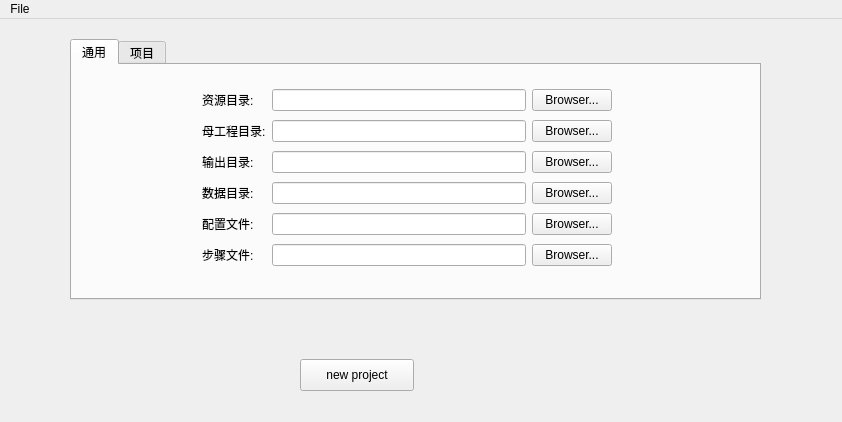
<?xml version="1.0" encoding="UTF-8"?>
<ui version="4.0">
 <class>MainWindow</class>
 <widget class="QMainWindow" name="MainWindow">
  <property name="geometry">
   <rect>
    <x>0</x>
    <y>0</y>
    <width>842</width>
    <height>422</height>
   </rect>
  </property>
  <property name="windowTitle">
   <string>Repack</string>
  </property>
  <widget class="QWidget" name="centralWidget">
   <widget class="QTabWidget" name="tabWidget">
    <property name="geometry">
     <rect>
      <x>70</x>
      <y>20</y>
      <width>691</width>
      <height>261</height>
     </rect>
    </property>
    <property name="currentIndex">
     <number>0</number>
    </property>
    <widget class="QWidget" name="normalTab">
     <attribute name="title">
      <string>通用</string>
     </attribute>
     <widget class="QWidget" name="gridLayoutWidget">
      <property name="geometry">
       <rect>
        <x>130</x>
        <y>10</y>
        <width>421</width>
        <height>208</height>
       </rect>
      </property>
      <layout class="QGridLayout" name="normalContent">
       <property name="sizeConstraint">
        <enum>QLayout::SetDefaultConstraint</enum>
       </property>
       <property name="leftMargin">
        <number>0</number>
       </property>
       <item row="4" column="2">
        <widget class="QLineEdit" name="configFileEdit"/>
       </item>
       <item row="5" column="1">
        <widget class="QLabel" name="stepFileLabel">
         <property name="text">
          <string>步骤文件:</string>
         </property>
        </widget>
       </item>
       <item row="3" column="2">
        <widget class="QLineEdit" name="dataDirectoryEdit"/>
       </item>
       <item row="3" column="3">
        <widget class="QPushButton" name="ddBrowseButton">
         <property name="text">
          <string>Browser...</string>
         </property>
        </widget>
       </item>
       <item row="2" column="3">
        <widget class="QPushButton" name="odBrowseButton">
         <property name="text">
          <string>Browser...</string>
         </property>
        </widget>
       </item>
       <item row="1" column="3">
        <widget class="QPushButton" name="pdBrowseButton">
         <property name="text">
          <string>Browser...</string>
         </property>
        </widget>
       </item>
       <item row="2" column="1">
        <widget class="QLabel" name="outputDirectoryLabel">
         <property name="text">
          <string>输出目录:</string>
         </property>
        </widget>
       </item>
       <item row="1" column="1">
        <widget class="QLabel" name="projectDirectoryLabel">
         <property name="text">
          <string>母工程目录:</string>
         </property>
        </widget>
       </item>
       <item row="5" column="2">
        <widget class="QLineEdit" name="stepFileEdit"/>
       </item>
       <item row="4" column="1">
        <widget class="QLabel" name="configFileLabel">
         <property name="text">
          <string>配置文件:</string>
         </property>
        </widget>
       </item>
       <item row="1" column="2">
        <widget class="QLineEdit" name="projectDirectoryEdit"/>
       </item>
       <item row="4" column="3">
        <widget class="QPushButton" name="cfBrowseButton">
         <property name="text">
          <string>Browser...</string>
         </property>
        </widget>
       </item>
       <item row="3" column="1">
        <widget class="QLabel" name="dataDirectoryLabel">
         <property name="text">
          <string>数据目录:</string>
         </property>
        </widget>
       </item>
       <item row="5" column="3">
        <widget class="QPushButton" name="sfBrowseButton">
         <property name="text">
          <string>Browser...</string>
         </property>
        </widget>
       </item>
       <item row="2" column="2">
        <widget class="QLineEdit" name="outputDirectoryEdit"/>
       </item>
       <item row="0" column="3">
        <widget class="QPushButton" name="rdBrowseButton">
         <property name="text">
          <string>Browser...</string>
         </property>
        </widget>
       </item>
       <item row="0" column="1">
        <widget class="QLabel" name="resourceDirectoryLabel">
         <property name="text">
          <string>资源目录:</string>
         </property>
        </widget>
       </item>
       <item row="0" column="2">
        <widget class="QLineEdit" name="resourceDirectoryEdit"/>
       </item>
      </layout>
     </widget>
    </widget>
    <widget class="QWidget" name="projectTab">
     <attribute name="title">
      <string>项目</string>
     </attribute>
     <widget class="QGroupBox" name="projectGroup">
      <property name="geometry">
       <rect>
        <x>20</x>
        <y>10</y>
        <width>241</width>
        <height>241</height>
       </rect>
      </property>
      <property name="title">
       <string>project</string>
      </property>
      <layout class="QGridLayout" name="gridLayout">
       <item row="2" column="0">
        <widget class="QLabel" name="stepFileLabel_3">
         <property name="text">
          <string>路径密钥</string>
         </property>
        </widget>
       </item>
       <item row="0" column="0">
        <widget class="QLabel" name="projectNameLabel">
         <property name="text">
          <string>名称:</string>
         </property>
        </widget>
       </item>
       <item row="0" column="1">
        <widget class="QLineEdit" name="resourceDirectoryEdit_3"/>
       </item>
       <item row="2" column="1">
        <widget class="QLineEdit" name="stepFileEdit_3"/>
       </item>
       <item row="7" column="1">
        <widget class="QCheckBox" name="checkBox">
         <property name="text">
          <string>复制工程</string>
         </property>
        </widget>
       </item>
       <item row="3" column="1">
        <widget class="QLineEdit" name="configFileEdit_5"/>
       </item>
       <item row="3" column="0">
        <widget class="QLabel" name="configFileLabel_5">
         <property name="text">
          <string>xxtea key:</string>
         </property>
        </widget>
       </item>
       <item row="4" column="0">
        <widget class="QLabel" name="configFileLabel_6">
         <property name="text">
          <string>xxtea sign:</string>
         </property>
        </widget>
       </item>
       <item row="4" column="1">
        <widget class="QLineEdit" name="configFileEdit_6"/>
       </item>
      </layout>
     </widget>
     <widget class="QGroupBox" name="projectGroup_2">
      <property name="geometry">
       <rect>
        <x>390</x>
        <y>10</y>
        <width>230</width>
        <height>251</height>
       </rect>
      </property>
      <property name="title">
       <string>xcode</string>
      </property>
      <layout class="QGridLayout" name="gridLayout_2">
       <item row="5" column="0">
        <widget class="QLabel" name="configFileLabel_7">
         <property name="text">
          <string>证书文件ID:</string>
         </property>
        </widget>
       </item>
       <item row="2" column="1">
        <widget class="QLineEdit" name="outputDirectoryEdit_4"/>
       </item>
       <item row="4" column="0">
        <widget class="QLabel" name="configFileLabel_8">
         <property name="text">
          <string>证书文件名:</string>
         </property>
        </widget>
       </item>
       <item row="0" column="0">
        <widget class="QLabel" name="projectDirectoryLabel_4">
         <property name="text">
          <string>包名:</string>
         </property>
        </widget>
       </item>
       <item row="7" column="1">
        <widget class="QLineEdit" name="stepFileEdit_4"/>
       </item>
       <item row="7" column="0">
        <widget class="QLabel" name="stepFileLabel_4">
         <property name="text">
          <string>开发者组:</string>
         </property>
        </widget>
       </item>
       <item row="3" column="0">
        <widget class="QLabel" name="dataDirectoryLabel_4">
         <property name="text">
          <string>签名账号:</string>
         </property>
        </widget>
       </item>
       <item row="3" column="1">
        <widget class="QLineEdit" name="dataDirectoryEdit_4"/>
       </item>
       <item row="8" column="1">
        <widget class="QLineEdit" name="configFileEdit_9"/>
       </item>
       <item row="8" column="0">
        <widget class="QLabel" name="configFileLabel_9">
         <property name="text">
          <string>entitlements:</string>
         </property>
        </widget>
       </item>
       <item row="5" column="1">
        <widget class="QLineEdit" name="configFileEdit_7"/>
       </item>
       <item row="4" column="1">
        <widget class="QLineEdit" name="configFileEdit_8"/>
       </item>
       <item row="0" column="1">
        <widget class="QLineEdit" name="projectDirectoryEdit_4"/>
       </item>
       <item row="2" column="0">
        <widget class="QLabel" name="outputDirectoryLabel_4">
         <property name="text">
          <string>显示名：</string>
         </property>
        </widget>
       </item>
      </layout>
     </widget>
    </widget>
   </widget>
   <widget class="QWidget" name="widget" native="true">
    <property name="geometry">
     <rect>
      <x>590</x>
      <y>180</y>
      <width>120</width>
      <height>80</height>
     </rect>
    </property>
   </widget>
   <widget class="QPushButton" name="createProjectButton">
    <property name="geometry">
     <rect>
      <x>300</x>
      <y>340</y>
      <width>114</width>
      <height>32</height>
     </rect>
    </property>
    <property name="text">
     <string>new project</string>
    </property>
   </widget>
  </widget>
  <widget class="QMenuBar" name="menuBar">
   <property name="geometry">
    <rect>
     <x>0</x>
     <y>0</y>
     <width>842</width>
     <height>22</height>
    </rect>
   </property>
   <widget class="QMenu" name="menuFile">
    <property name="title">
     <string>File</string>
    </property>
    <addaction name="actionNewProject"/>
    <addaction name="actionOpen"/>
   </widget>
   <addaction name="menuFile"/>
  </widget>
  <action name="actionMain">
   <property name="text">
    <string>Main</string>
   </property>
  </action>
  <action name="actionNewProject">
   <property name="text">
    <string>New</string>
   </property>
  </action>
  <action name="actionOpen">
   <property name="text">
    <string>Open</string>
   </property>
  </action>
 </widget>
 <layoutdefault spacing="6" margin="11"/>
 <resources/>
 <connections/>
</ui>
